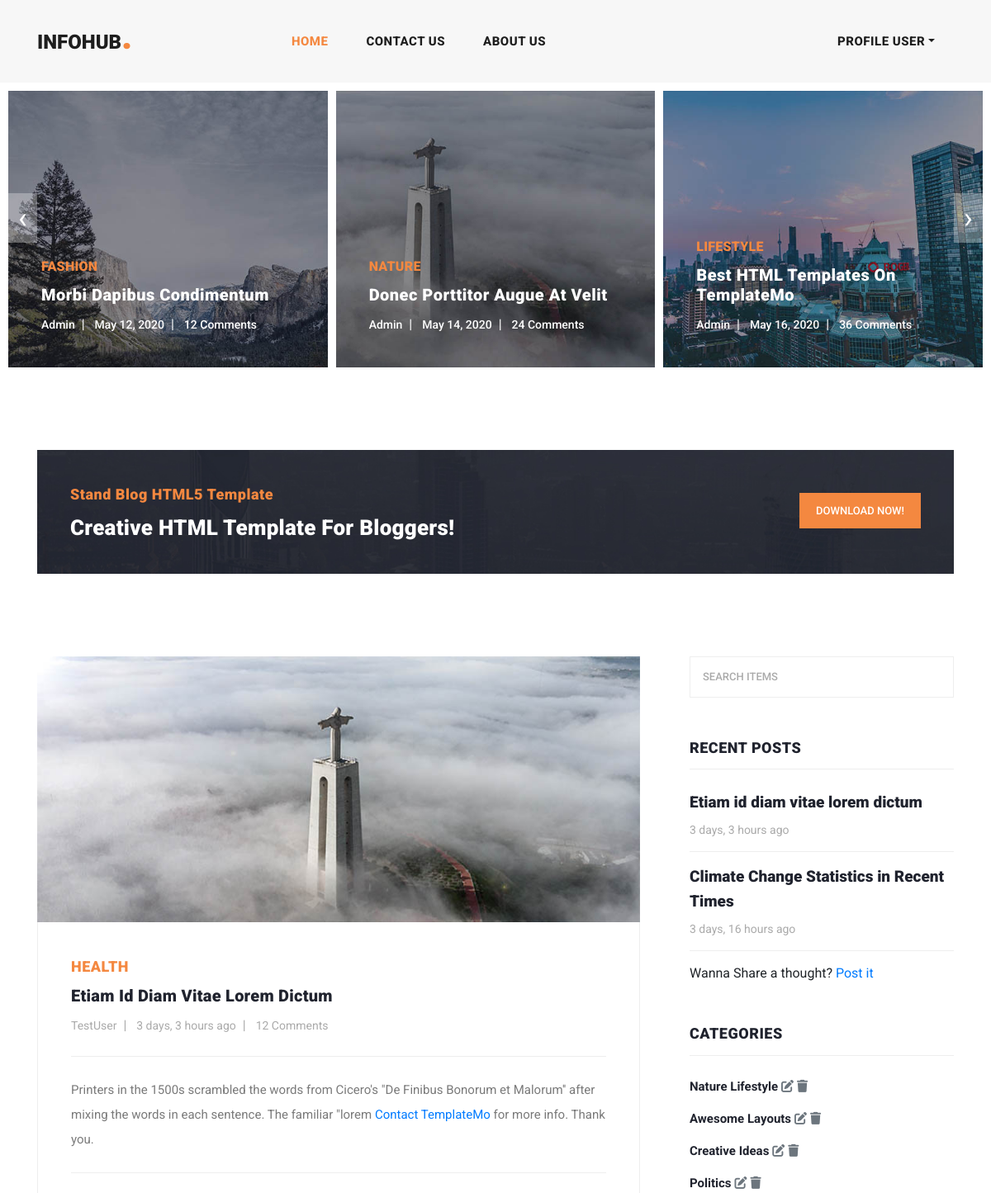
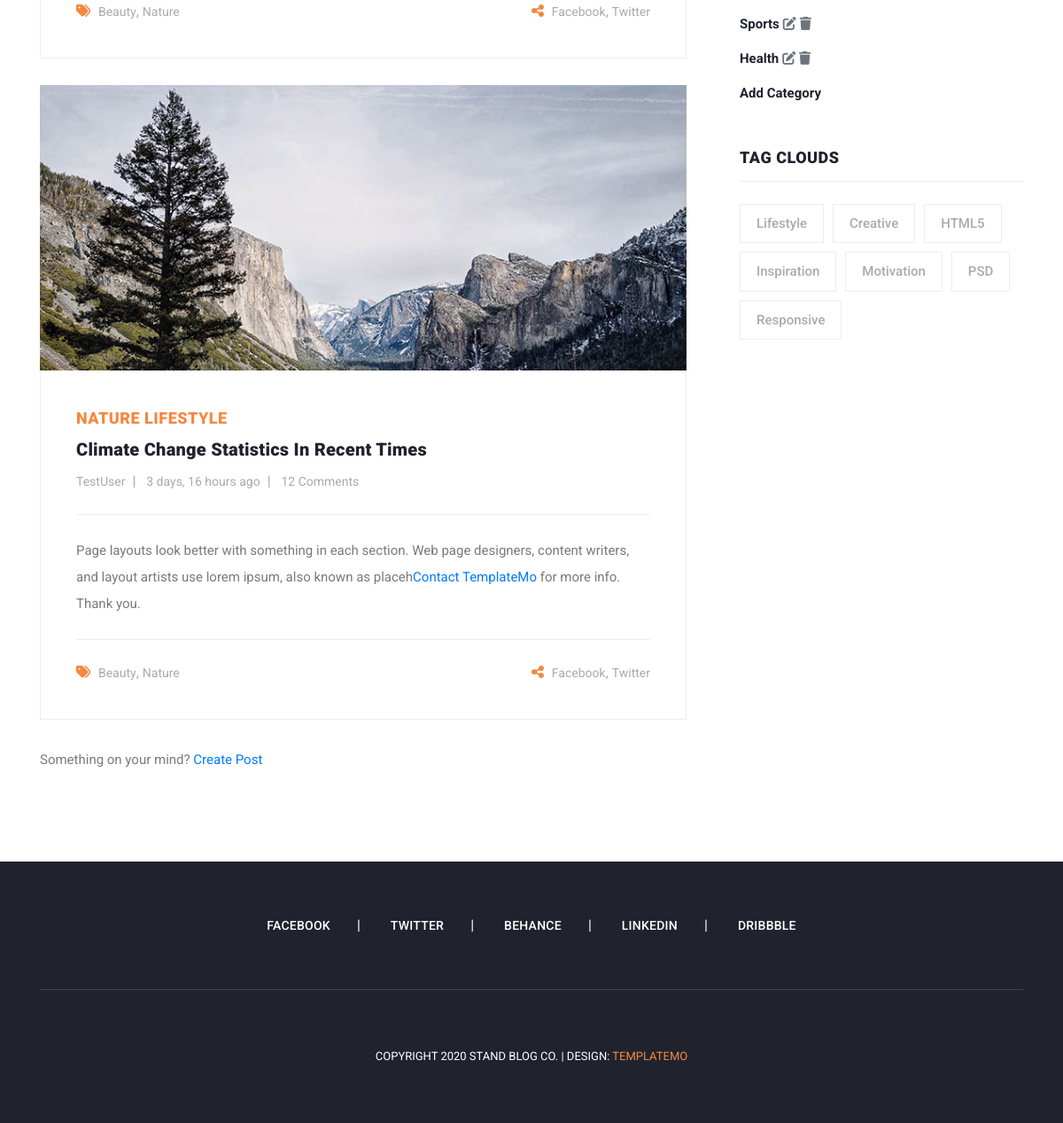
/, run on an earlier commit of the app's database (2 pictures, top to bottom).
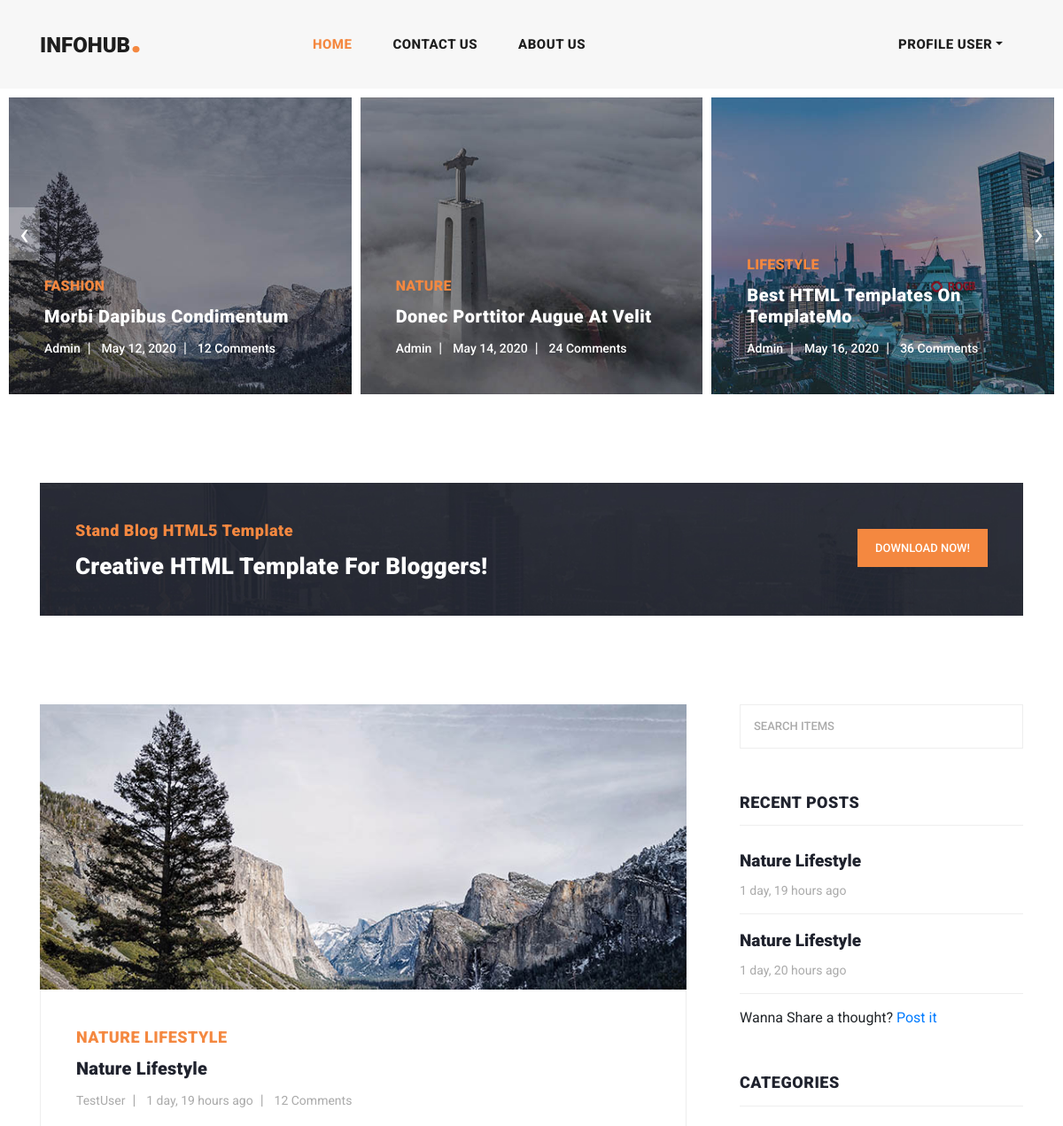
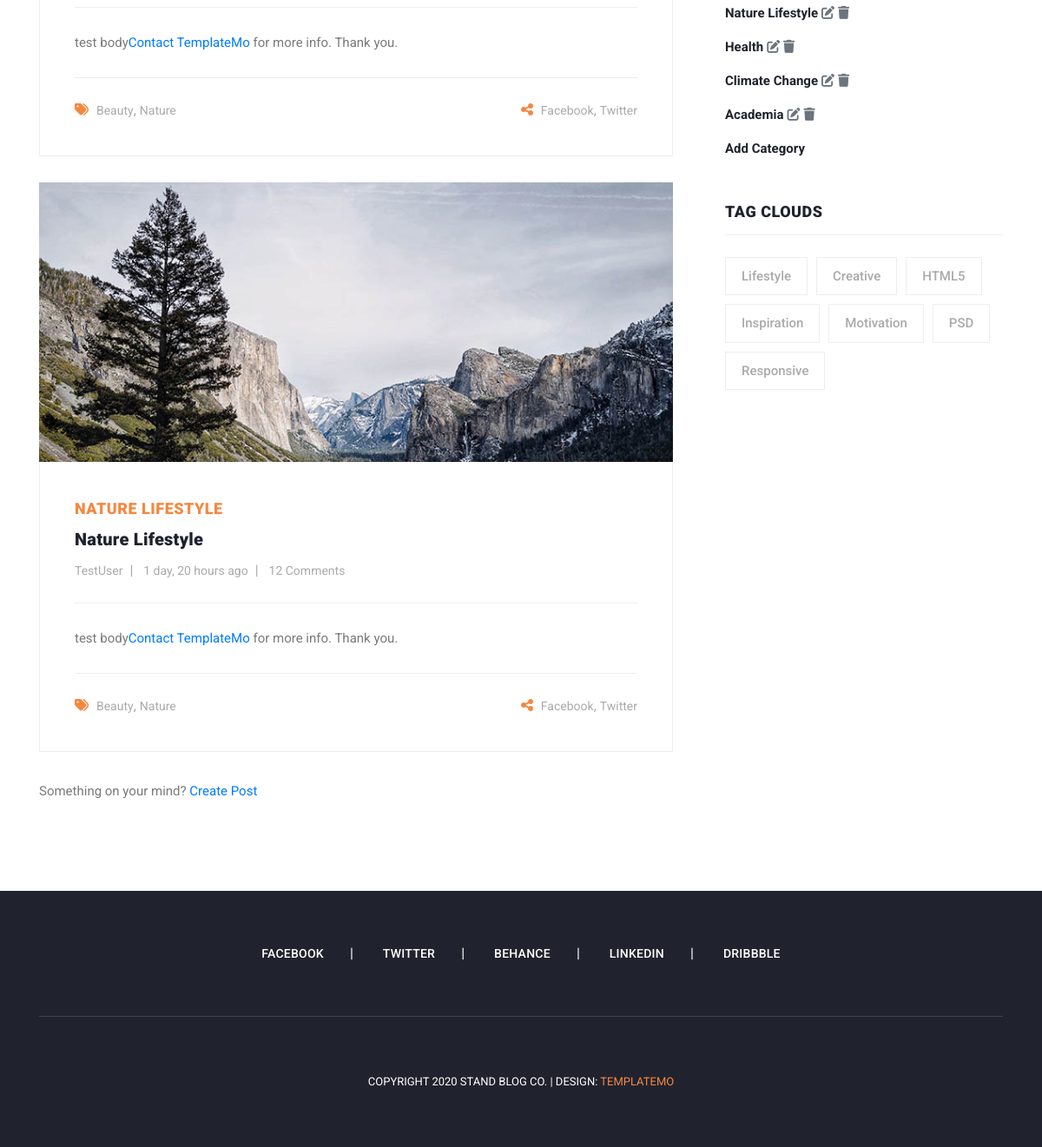
And on a later commit of the database (2 pictures, top to bottom).
### stories/models.py (models this page shows, shortened)
class Blog(models.Model):
    name = models.CharField(max_length=255)
    slug = models.SlugField(max_length=255, unique=True, blank=True)
    category = models.ForeignKey(Category, on_delete=models.CASCADE)
    author = models.ForeignKey(Users, on_delete=models.CASCADE)
    image = models.ImageField(upload_to='uploads/blog_image',)
    summary = models.CharField(max_length=255)
    body = models.TextField()
    status = models.CharField(max_length=50, choices=STATUS, default='draft')
    image_pg = models.ImageField(upload_to='uploads/blog_image_on_blog', blank=True)
    is_featured = models.BooleanField(default=False)
    created_at = models.DateTimeField(auto_now_add=True)
    modified_at = models.DateTimeField(auto_now=True)

class Category(models.Model):
    user = models.ForeignKey(Users,on_delete=models.CASCADE, blank=True, null=True)
    name = models.CharField(max_length=50)
    slug = models.SlugField(max_length=255, unique=True, blank=True, null=True)
    created_at = models.DateTimeField(auto_now_add=True)
    modified_at = models.DateTimeField(auto_now=True)
    class Meta:
        verbose_name_plural = 'Categories'
    def __str__(self):
        return self.name

### users/models.py (models this page shows, shortened)
class Users(AbstractBaseUser, PermissionsMixin):
    first_name = models.CharField(max_length=50)
    last_name = models.CharField(max_length=50)
    username = models.CharField(max_length=50, unique=True)
    phone = models.CharField(max_length=50)
    email = models.EmailField(unique=True)
    date_joined = models.DateTimeField(auto_now_add=True)
    last_login = models.DateTimeField(auto_now_add=True)
    is_admin = models.BooleanField(default=False)
    is_staff = models.BooleanField(default=False)
    is_active = models.BooleanField(default=False)
    is_superuser = models.BooleanField(default=False)
    USERNAME_FIELD = 'email'
    REQUIRED_FIELDS = ['username', 'first_name', 'last_name']
    objects = UsersManager()
    class Meta:
        verbose_name_plural = 'Users'

### stories/views.py (the view)
# urls.py: 2. Add a URL to urlpatterns:  path('', views.home, name='home')
def home(request):
    stories = Blog.objects.filter(status='published').order_by('-created_at')
    context = {'stories':stories}
    return render(request, 'home.html', context)

### stories/context_processors.py (called while the page is built)
def cat_func(request):
    categories = Category.objects.all()
    return dict(categories=categories)

def post_func(request):
    posts = Blog.objects.filter(status='published').order_by('-created_at') #.filter(status='published')
    return dict(posts=posts)

### templates/home.html (shortened to what the changed rows need)
{% extends 'includes/base.html' %}
{% block content %}
    <section class="blog-posts">
      <div class="container">
        <div class="row">
          <div class="col-lg-8">
            <div class="all-blog-posts">
              <div class="row">
                {% if stories %}
                {% for story in stories %}
                  <div class="col-lg-12">
                    <div class="blog-post">
                      <div class="blog-thumb">
                        <img src="{{story.image.url}}" alt="">
                      </div>
                      <div class="down-content">
                        <span>{{story.category}}</span>
                        <a href="{% url 'story' story.slug %}"><h4>{{story.name}}</h4></a>
                        <ul class="post-info">
                          <li><a href="#">{{story.author.username}}</a></li>
                          <li><a href="#">{{story.created_at | timesince}} ago</a></li>
                          <li><a href="#">12 Comments</a></li>
                        </ul>
                        <p>{{story.body | slice:':150'}}<a rel="nofollow" href="https://templatemo.com/contact" target="_parent">Contact TemplateMo</a> for more info. Thank you.</p>
                        <div class="post-options">
                          <div class="row">
                            <div class="col-6">
                              <ul class="post-tags">
                                <li><i class="fa fa-tags"></i></li>
                                <li><a href="#">Beauty</a>,</li>
                                <li><a href="#">Nature</a></li>
                              </ul>
                            </div>
                            <div class="col-6">
                              <ul class="post-share">
                                <li><i class="fa fa-share-alt"></i></li>
                                <li><a href="#">Facebook</a>,</li>
                                <li><a href="#"> Twitter</a></li>
                              </ul>
                            </div>
                          </div>
                        </div>
                      </div>
                    </div>
                  </div>
                {% endfor %}
                {% endif %}
              </div>
            </div>
          </div>
          <div class="col-lg-4">
            {% include 'includes/sidebar.html' %}
          </div>
        </div>
      </div>
    </section>
{% endblock %}

### templates/includes/sidebar.html (shortened to what this page needs)
<div class="sidebar">
    <div class="row">
        <div class="col-lg-12">
            <div class="sidebar-item search">
                <form method="POST" action="{% url 'search' %}">
                    <input type="text" name="keyword" class="searchText" placeholder="Search Items" autocomplete="on">
                </form>
            </div>
        </div>
        <div class="col-lg-12">
            <div class="sidebar-item recent-posts">
                <div class="sidebar-heading">
                    <h2>Recent Posts</h2>
                </div>
                <div class="content">
                    <ul>
                        {% if posts %}
                            {% for post in posts %}
                                <li>
                                    <a href="{% url 'story' post.slug %}">
                                        <h5>{{post.name}}</h5>
                                        <span>{{post.created_at | timesince}} ago</span>
                                    </a>
                                </li>
                            {% endfor %}
                        {% endif %}
                        <li>Wanna Share a thought? <a href="{% url 'add_story' %}">Post it</a></li>
                    </ul>
                </div>
            </div>
        </div>
        <div class="col-lg-12">
            <div class="sidebar-item categories">
                <div class="sidebar-heading">
                    <h2>Categories</h2>
                </div>
                <div class="content">
                    <ul>
                        {% if categories %}
                            {% for category in categories %}
                                <li><a href="{% url 'category_posts' category.slug %}">{{category}}</a>&nbsp<a href="{% url 'edit_category' category.slug %}" class="text-muted"><i class="fas fa-edit"></i></a>&nbsp<a href="{% url 'delete_category' category.slug %}" class="text-muted"><i class="fas fa-trash"></i></a></li>
                            {% endfor %}
                        {% endif %}
                    <li><a href="{% url 'add_category' %}">Add Category</a></li>
                    </ul>
                </div>
            </div>
        </div>
        <div class="col-lg-12">
            <div class="sidebar-item tags">
                <div class="sidebar-heading">
                    <h2>Tag Clouds</h2>
                </div>
                <div class="content">
                    <ul>
                    <li><a href="#">Lifestyle</a></li>
                    <li><a href="#">Creative</a></li>
                    <li><a href="#">HTML5</a></li>
                    <li><a href="#">Inspiration</a></li>
                    <li><a href="#">Motivation</a></li>
                    <li><a href="#">PSD</a></li>
                    <li><a href="#">Responsive</a></li>
                    </ul>
                </div>
            </div>
        </div>
    </div>
</div>

What changed in the data, as far as the page shows it:
removed Blog: image (picture), category "HEALTH", name "Etiam Id Diam Vitae Lorem Dictum", author.username "TestUser", created_at "3 days, 3 hours", body "Printers in the 1500s scrambled the words from Cicero's \"De Finibus Bonorum et Malorum'' after mixing the words in each sentence. The familiar \"lorem", name "Etiam id diam vitae lorem dictum"
removed Blog: image (picture), category "NATURE LIFESTYLE", name "Climate Change Statistics In Recent Times", author.username "TestUser", created_at "3 days, 16 hours", body "Page layouts look better with something in each section. Web page designers, content writers, and layout artists use lorem ipsum, also known as placeh", name "Climate Change Statistics in Recent Times"
removed Category: name "Awesome Layouts"
removed Category: name "Creative Ideas"
removed Category: name "Politics"
removed Category: name "Sports"
added Blog: image (picture), category "NATURE LIFESTYLE", name "Nature Lifestyle", author.username "TestUser", created_at "1 day, 19 hours", body "test body"
added Blog: image (picture), category "NATURE LIFESTYLE", name "Nature Lifestyle", author.username "TestUser", created_at "1 day, 20 hours", body "test body"
added Category: name "Climate Change"
added Category: name "Academia"
